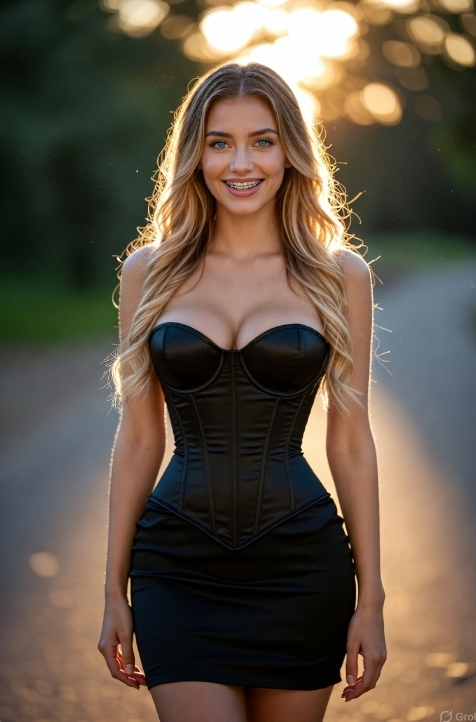
#> input picture data/mira-titelbild.jpg, 476 x 722 px
$ python -i eval_render.py   (imports and definitions only)   (older library calls are emulated)
#> lines starting #> are read from the running program, lines starting #| are printed output that depends on the picture; after the words box and inside, x2 and y2 are one past the last pixel; in counts of white or black regions, pixels touching at a corner belong together
#> further down, picture is the input picture: shape (722, 476, 3); mean B, G, R 70.1, 84.4, 96.9
#!/usr/bin/env python3
import os, sys, json
import cv2
import numpy as np

def variance_of_laplacian(gray):
    return cv2.Laplacian(gray, cv2.CV_64F).var()

# [9 lines left out: function specular_ratio, not called in this run]

def heels_visibility_mask(bgr, band_ratio=0.18, edge_thresh1=60, edge_thresh2=140):
    """
    Misst Kanten- und Kontrastdichte im unteren Bildband als Proxy
    für „Heels sichtbar & reflektiert“.
    """
#> called with band_ratio = 0.18, edge_thresh1 = 60, edge_thresh2 = 140
    h, w = bgr.shape[:2]
#> h = 722; w = 476
    band_h = int(h * band_ratio)
#> band_h = 129
    band = bgr[h - band_h : h, :]
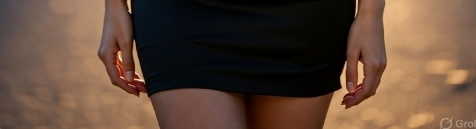
#> band: shape (129, 476, 3); mean B, G, R 56.3, 71.5, 95.7
    edges = cv2.Canny(cv2.cvtColor(band, cv2.COLOR_BGR2GRAY), edge_thresh1, edge_thresh2)
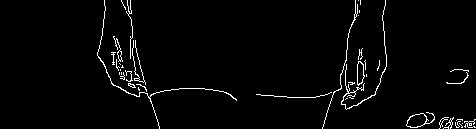
#> edges: shape (129, 476); 2.6% white in thin lines or dots, all inside (x1, y1, x2, y2) = (97, 0, 476, 129)
    density = edges.mean() / 255.0
#> density = 0.0256
    blur = cv2.GaussianBlur(cv2.cvtColor(band, cv2.COLOR_BGR2GRAY), (5,5), 0)
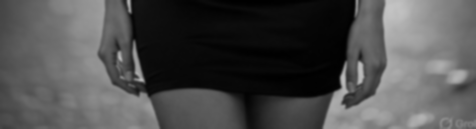
#> blur: shape (129, 476); min 0, max 196, mean 77
    contrast = float(blur.std())
#> contrast = 55.12
    score = 0.7 * density + 0.3 * (contrast / 64.0)
#> score = 0.276
    return max(0.0, min(1.0, score))

# [26 lines left out: functions mouth_roi_guess, braces_clarity_score, not called in this run]

def global_sharpness(bgr):
    gray = cv2.cvtColor(bgr, cv2.COLOR_BGR2GRAY)
    return variance_of_laplacian(gray)

# [34 lines left out: function main, not called in this run]

# [2 lines not run here, left out]

>>> import cv2
>>> picture = cv2.imread('../data/mira-titelbild.jpg')
>>> result = heels_visibility_mask(picture)
#> result = 0.276
